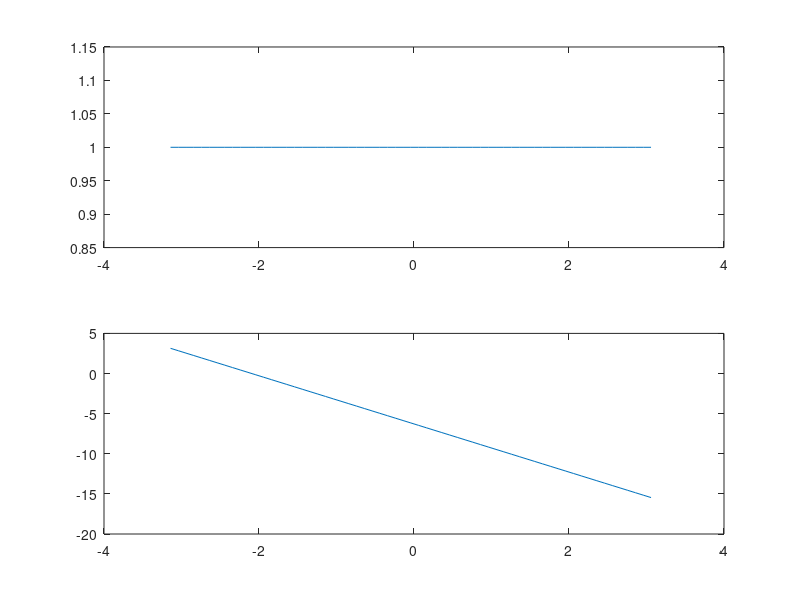
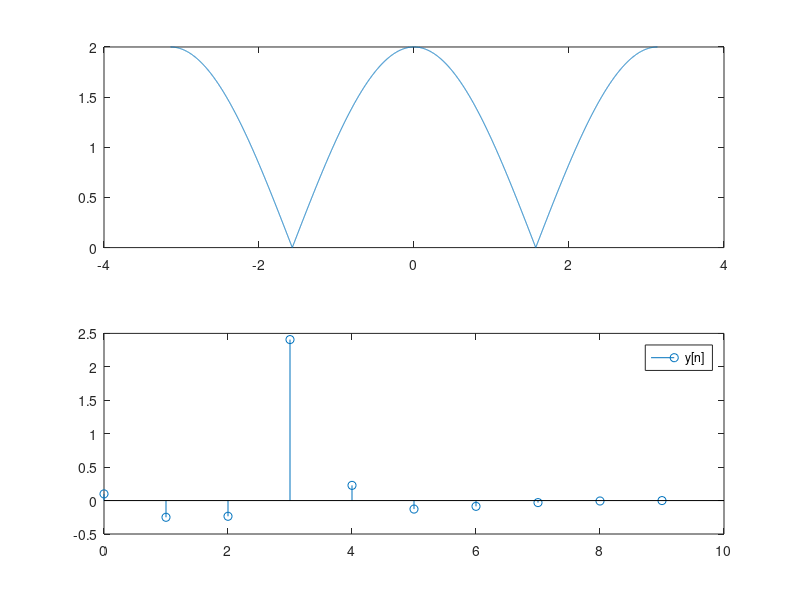
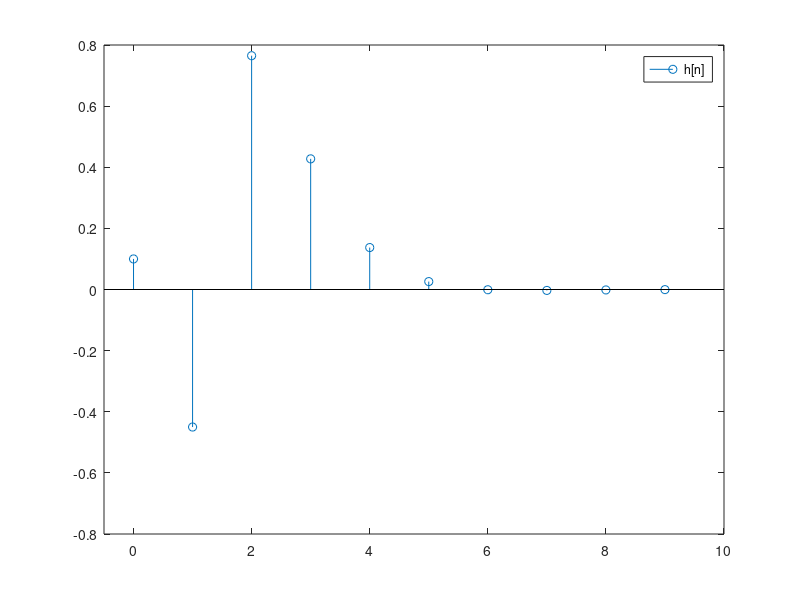
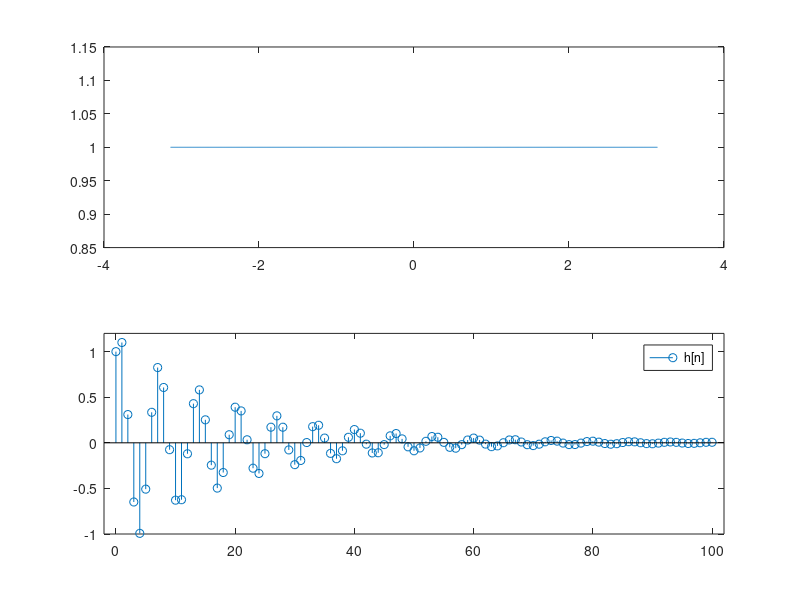

Write MATLAB code to recreate these figures, in order.
% BME 252 DT frequency response and filter demo
% Nima Maftoom July-032019

close all

%% Example in the course note (July 3)
w=-pi:0.1:pi;
TFZ= @(z) (1)./(z.^3);
HZ1=TFZ(exp(1j*w));
figure
subplot(2,1,1)
% loglog(w,abs(HZ1));
plot(w,abs(HZ1));
subplot(2,1,2)
% semilogx(w,unwrap(angle(HZ1)));
plot(w,unwrap(angle(HZ1)));

%% Example in the course note (July 8)
w=1*(-pi:0.001:pi);
TFZ= @(z) (z.^2+1)./(z.^2);
HZ1=TFZ(exp(1j*w));
figure
subplot(2,1,1)
% loglog(w,abs(HZ1));
plot(w,abs(HZ1));
subplot(2,1,2)
% semilogx(w,unwrap(angle(HZ1)));
plot(w,unwrap(angle(HZ1)));
%% Example A in the course note (July 3)
% solution of the difference equation
% y[n]=0.5y[n-1]-0.1y[n-2]+0.1x[n]-0.5x[n-1]+x[n-2]

% part (a)
%response to x[n]=[1,2,-1],n=0,1,2
 N=10;
 a=[1 -0.5 0.1];
 b=[0.1 -0.5 1];
 x=[1 2 -1 zeros(1,7)];
 y=filter(b,a,x);
 stem(0:N-1,y);
 legend('y[n]');
 
% part (b) 
%impulse response
figure
N=10;
a=[1 -0.5 0.1];
b=[0.1 -0.5 1];
d=[1 zeros(1,N-1)];
h=filter(b,a,d);
stem(0:N-1,h);
xlim([-.5 10]);
legend('h[n]');

% part (c)
w=1*(-pi:0.001:pi);
TFZ= @(z) (1-0.5*z+0.1*z.^2)./(0.1-0.5*z+z.^2);
HZ1=TFZ(exp(1j*w));
figure
subplot(2,1,1)
% loglog(w,abs(HZ1));
plot(w,abs(HZ1));
subplot(2,1,2)
% semilogx(w,unwrap(angle(HZ1)));
plot(w,unwrap(angle(HZ1)));

%% Example B in the course note (July 3)
% solution of the difference equation
% y[n]-1.1y[n-1]+0.9y[n-2]=x[n]

% part (a)
%response to x[n]=[1,2,-1],n=0,1,2
a=[1 -1.1 0.9];
b=1;
n=0:100;
x1=[1 2 -1];
n2=3:100;
x2=zeros(size(n2));
x=[x1 x2];
y=filter(b,a,x);
stem(n,y);
axis([ -2 102 -3 3.5]);
legend('y[n]');

% part (b)
%impulse response
a=[1 -1.1 0.9];
b=1;
n=0:100;
x=[1,zeros(1,100)]
h=filter(b,a,x);
stem(n,h);
axis([ -2 102 -1 1.2]);
legend('h[n]');
